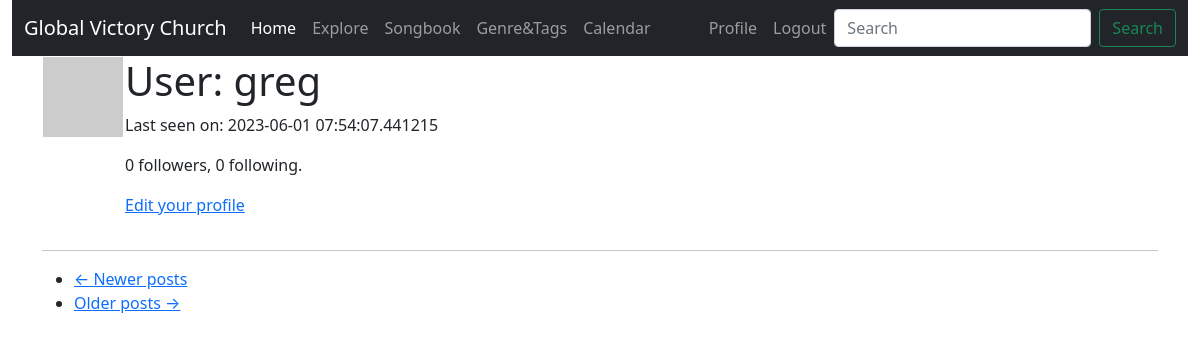
Page /user/greg (signed in) on the earlier database version.
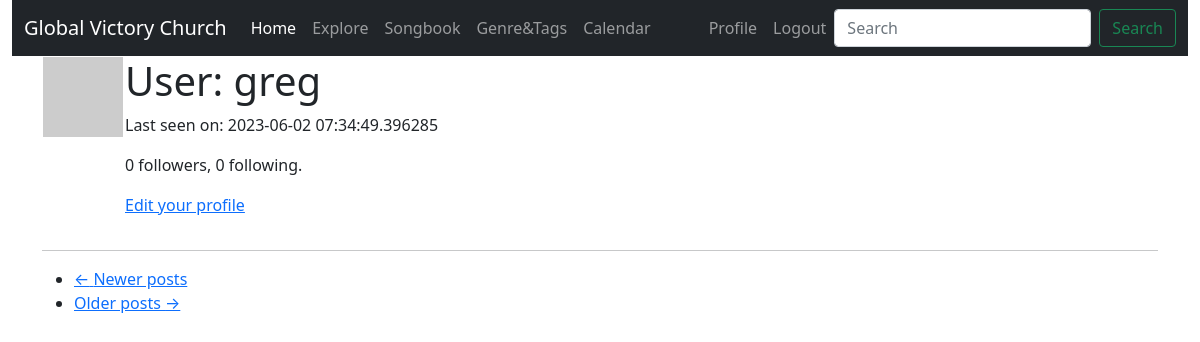
Same page on the later database version.
### app/models.py (models this page shows, shortened)
class User(UserMixin, db.Model):
    id = db.Column(db.Integer, primary_key=True)
    username = db.Column(db.String(64), index=True, unique=True)
    email = db.Column(db.String(120), index=True, unique=True)
    password_hash = db.Column(db.String(128))
    about_me = db.Column(db.String(140))
    last_seen = db.Column(db.DateTime, default=datetime.utcnow)
    mlinks = db.relationship('Lists', backref='creator', lazy='dynamic')
    posts = db.relationship('Post', backref='author', lazy='dynamic')
    songs = db.relationship('Song', backref='publisher', lazy='dynamic')
    followed = db.relationship(
        'User', secondary=followers,
        primaryjoin=(followers.c.follower_id == id),
        secondaryjoin=(followers.c.followed_id == id),
        backref=db.backref('followers', lazy='dynamic'), lazy='dynamic')
    def avatar(self, size):
        digest = md5(self.email.lower().encode('utf-8')).hexdigest()
        return 'https://www.gravatar.com/avatar/{}?d=identicon&s={}'.format(
            digest, size)

### app/routes.py (the view)
@app.route('/user/<username>')
@login_required
def user(username):
    user = User.query.filter_by(username=username).first_or_404()
    page = request.args.get('page', 1, type=int)
    posts = user.posts.order_by(Post.timestamp.desc()).paginate(
        page=page, per_page=app.config['POSTS_PER_PAGE'], error_out=False)
    next_url = url_for('user', username=user.username, page=posts.next_num) \
        if posts.has_next else None
    prev_url = url_for('user', username=user.username, page=posts.prev_num) \
        if posts.has_prev else None
    form = EmptyForm()
    return render_template('user.html', user=user, posts=posts.items,
                           next_url=next_url, prev_url=prev_url, form=form)

### app/forms.py
class EmptyForm(FlaskForm):
    submit = SubmitField('Submit')

### app/models.py (called while the page is built)
@login.user_loader
def load_user(id):
    return User.query.get(int(id)) #flask-login passes id as string, thus converted to int.

### app/routes.py (called while the page is built)
@app.before_request
def before_request():
    if current_user.is_authenticated:
        current_user.last_seen = datetime.utcnow()
        db.session.commit()

### app/templates/user.html (shortened to what this page needs)
{% extends "base.html" %}
{% block app_content %}
    <table>
        <tr valign="top">
            <td><img src="{{ user.avatar(128) }}"></td>
            <td>
                <h1>User: {{ user.username }}</h1>
				{% if user.last_seen %}<p>Last seen on: {{ user.last_seen }}</p>{% endif %}
				<p>{{ user.followers.count() }} followers, {{ user.followed.count() }} following.</p>
				{% if user == current_user %}
				<p><a href="{{ url_for('edit_profile') }}">Edit your profile</a></p>
        {% endif %}
            </td>
        </tr>
    </table>
    <hr>
	<nav aria-label="...">
        <ul class="pager">
            <li class="previous{% if not prev_url %} disabled{% endif %}">
                <a href="{{ prev_url or '#' }}">
                    <span aria-hidden="true">&larr;</span> Newer posts
                </a>
            </li>
            <li class="next{% if not next_url %} disabled{% endif %}">
                <a href="{{ next_url or '#' }}">
                    Older posts <span aria-hidden="true">&rarr;</span>
                </a>
            </li>
        </ul>
    </nav>
{% endblock %}

### app/templates/base.html (shortened to what this page needs)
<!DOCTYPE html>
<html>
<head>
  	<link rel="stylesheet" href="{{ url_for('static', filename='css/bootstrap.min.css') }}">
</head>
<body>
    <div class="container-xxl sticky-top">
		<nav class="navbar navbar-expand-lg navbar-dark bg-dark">
			<div class="container-fluid">
				 <a class="navbar-brand" href="{{ url_for('index') }}">Global Victory Church</a>
				<div class="collapse navbar-collapse" id="navbarSupportedContent">
					<ul class="navbar-nav me-auto mb-2 mb-lg-0">
						<li class="nav-item">
							<a class="nav-link active" aria-current="page" href="{{ url_for('index') }}">Home</a>
						</li>
						<li class="nav-item">
							<a class="nav-link" href="{{ url_for('explore') }}">Explore</a></li>
						<li class="nav-item"><a class="nav-link" href="{{ url_for('songbook') }}">Songbook</a></li>
						<li class="nav-item"><a class="nav-link" href="{{ url_for('tag_list') }}">Genre&Tags</a></li>
						<li class="nav-item"><a class="nav-link" href="{{ url_for('calendar') }}">Calendar</a></li>
					</ul>
					<ul class="nav navbar-nav navbar-right">
						{% if current_user.is_anonymous %}
						<li class="nav-item"><a class="nav-link" href="{{ url_for('login') }}">Login</a></li>
						<li class="nav-item"><a class="nav-link disabled">Profile</a></li>
						{% else %}
						<li class="nav-item"><a class="nav-link" href="{{ url_for('user', username=current_user.username) }}">Profile</a></li>
						<li class="nav-item"><a class="nav-link" href="{{ url_for('logout') }}">Logout</a></li>
						{% endif %}
					</ul>
					<form class="d-flex">
						<input class="form-control me-2" type="search" placeholder="Search" aria-label="Search">
						<button class="btn btn-outline-success" type="submit">Search</button>
					</form>
				</div>
			</div>
		</nav>
	</div>
	<div class="container-xxl">
{% block content %}
    <div class="container">
        {% block app_content %}{% endblock %}
    </div>
{% endblock %}
	</div>
</body>
</html>

Differences in the rows shown:
changed User "greg": last_seen "2023-06-01 07:54:07.441215" → "2023-06-02 07:34:49.396285"
